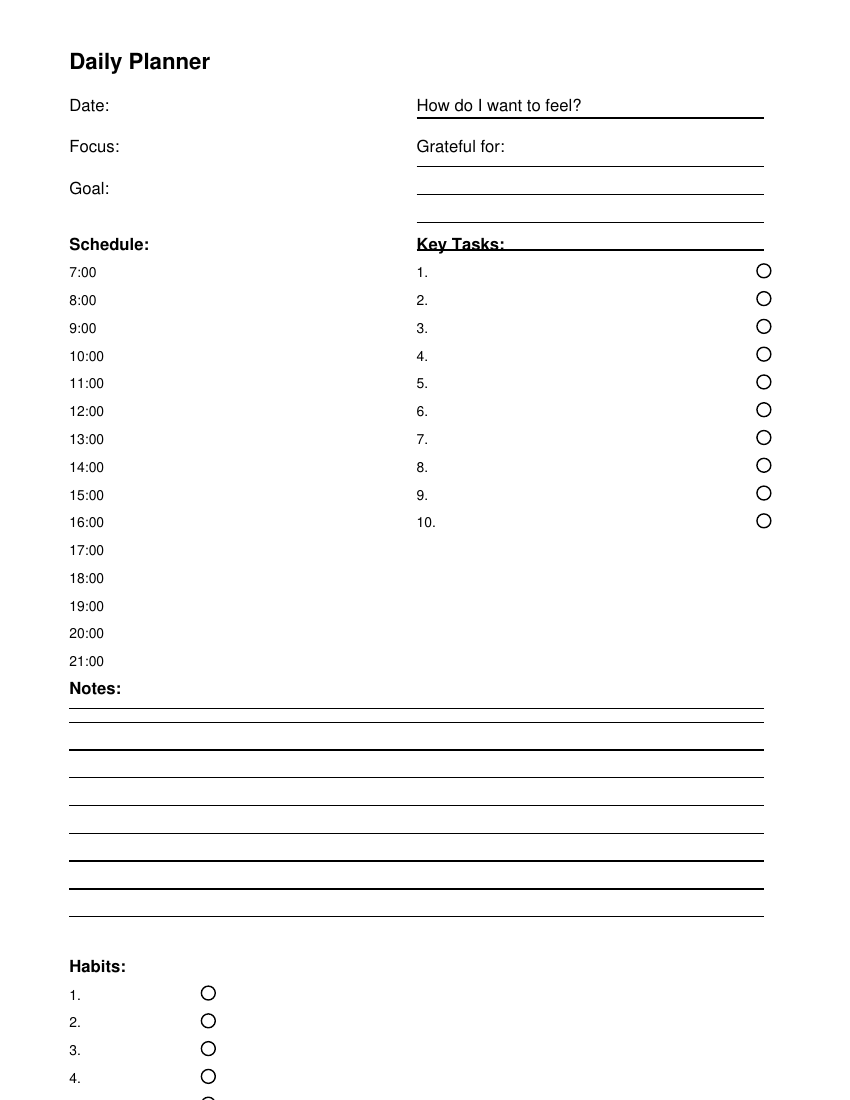

Write the Python code that produced this figure.
from reportlab.lib.pagesizes import letter
from reportlab.pdfgen import canvas

def create_daily_planner(pdf_file):
    # Page setup
    width, height = letter
    c = canvas.Canvas(pdf_file, pagesize=letter)
    c.setFont("Helvetica", 10)

    # Title
    c.setFont("Helvetica-Bold", 16)
    c.drawString(50, height - 50, "Daily Planner")

    # Date and Focus
    c.setFont("Helvetica", 12)
    c.drawString(50, height - 80, "Date:")
    c.drawString(50, height - 110, "Focus:")
    c.drawString(50, height - 140, "Goal:")

    # Schedule
    c.setFont("Helvetica-Bold", 12)
    c.drawString(50, height - 180, "Schedule:")
    c.setFont("Helvetica", 10)
    for i, time in enumerate(range(7, 22)):  # 7 AM to 9 PM
        c.drawString(50, height - 200 - (i * 20), f"{time}:00")

    # How do I want to feel & Grateful For
    c.setFont("Helvetica", 12)
    c.drawString(300, height - 80, "How do I want to feel?")
    c.line(300, height - 85, 550, height - 85)
    c.drawString(300, height - 110, "Grateful for:")
    for i in range(4):
        c.line(300, height - 120 - (i * 20), 550, height - 120 - (i * 20))

    # Key Tasks
    c.setFont("Helvetica-Bold", 12)
    c.drawString(300, height - 180, "Key Tasks:")
    c.setFont("Helvetica", 10)
    for i in range(10):
        c.drawString(300, height - 200 - (i * 20), f"{i + 1}.")
        c.circle(550, height - 195 - (i * 20), 5)

    # Notes
    c.setFont("Helvetica-Bold", 12)
    c.drawString(50, height - 500, "Notes:")
    c.line(50, height - 510, 550, height - 510)
    for i in range(8):
        c.line(50, height - 520 - (i * 20), 550, height - 520 - (i * 20))

    # Habits
    c.setFont("Helvetica-Bold", 12)
    c.drawString(50, height - 700, "Habits:")
    c.setFont("Helvetica", 10)
    for i in range(5):
        c.drawString(50, height - 720 - (i * 20), f"{i + 1}.")
        c.circle(150, height - 715 - (i * 20), 5)

    # Save the PDF
    c.save()
    print(f"Daily planner saved to {pdf_file}")

# Generate the planner
create_daily_planner("daily_planner.pdf")
